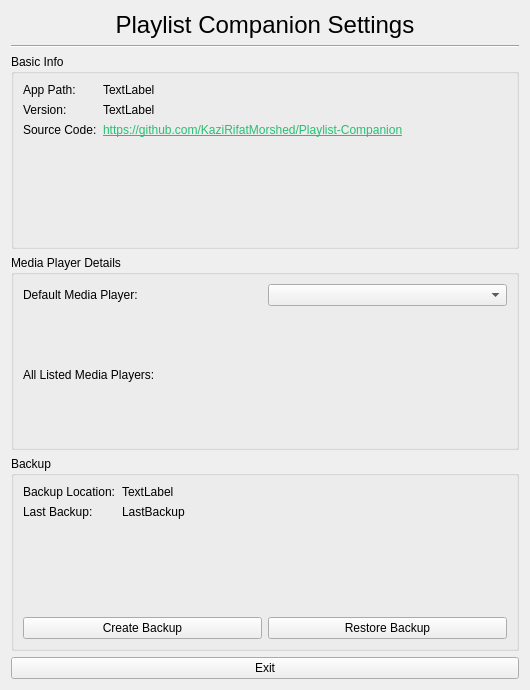
<?xml version="1.0" encoding="UTF-8"?>
<ui version="4.0">
 <class>Settings</class>
 <widget class="QWidget" name="Settings">
  <property name="geometry">
   <rect>
    <x>0</x>
    <y>0</y>
    <width>530</width>
    <height>690</height>
   </rect>
  </property>
  <property name="focusPolicy">
   <enum>Qt::FocusPolicy::StrongFocus</enum>
  </property>
  <property name="windowTitle">
   <string>Settings</string>
  </property>
  <property name="windowIcon">
   <iconset resource="Playlist-Companion_resources.qrc">
    <normaloff>:/logo/logo.svg</normaloff>:/logo/logo.svg</iconset>
  </property>
  <layout class="QVBoxLayout" name="verticalLayout">
   <item>
    <widget class="QLabel" name="label">
     <property name="sizePolicy">
      <sizepolicy hsizetype="Preferred" vsizetype="Fixed">
       <horstretch>0</horstretch>
       <verstretch>0</verstretch>
      </sizepolicy>
     </property>
     <property name="text">
      <string>&lt;html&gt;&lt;head/&gt;&lt;body&gt;&lt;p align=&quot;center&quot;&gt;&lt;span style=&quot; font-size:18pt;&quot;&gt;Playlist Companion Settings&lt;/span&gt;&lt;/p&gt;&lt;/body&gt;&lt;/html&gt;</string>
     </property>
    </widget>
   </item>
   <item>
    <widget class="Line" name="line">
     <property name="orientation">
      <enum>Qt::Orientation::Horizontal</enum>
     </property>
    </widget>
   </item>
   <item>
    <widget class="QGroupBox" name="groupBox_2">
     <property name="title">
      <string>Basic Info</string>
     </property>
     <layout class="QVBoxLayout" name="verticalLayout_2">
      <item>
       <layout class="QFormLayout" name="formLayout">
        <item row="0" column="0">
         <widget class="QLabel" name="label_2">
          <property name="text">
           <string>App Path:</string>
          </property>
         </widget>
        </item>
        <item row="0" column="1">
         <widget class="QLabel" name="appPath">
          <property name="text">
           <string>TextLabel</string>
          </property>
         </widget>
        </item>
        <item row="1" column="0">
         <widget class="QLabel" name="label_3">
          <property name="text">
           <string>Version:</string>
          </property>
         </widget>
        </item>
        <item row="1" column="1">
         <widget class="QLabel" name="version">
          <property name="text">
           <string>TextLabel</string>
          </property>
         </widget>
        </item>
        <item row="2" column="0">
         <widget class="QLabel" name="label_8">
          <property name="text">
           <string>Source Code:</string>
          </property>
         </widget>
        </item>
        <item row="2" column="1">
         <widget class="QLabel" name="label_9">
          <property name="text">
           <string>&lt;html&gt;&lt;head/&gt;&lt;body&gt;&lt;p&gt;&lt;a href=&quot;https://github.com/KaziRifatMorshed/Playlist-Companion&quot;&gt;&lt;span style=&quot; text-decoration: underline; color:#27bf73;&quot;&gt;https://github.com/KaziRifatMorshed/Playlist-Companion&lt;/span&gt;&lt;/a&gt;&lt;/p&gt;&lt;/body&gt;&lt;/html&gt;</string>
          </property>
          <property name="openExternalLinks">
           <bool>true</bool>
          </property>
         </widget>
        </item>
       </layout>
      </item>
     </layout>
    </widget>
   </item>
   <item>
    <widget class="QGroupBox" name="groupBox">
     <property name="title">
      <string>Media Player Details</string>
     </property>
     <layout class="QVBoxLayout" name="verticalLayout_4">
      <item>
       <layout class="QHBoxLayout" name="horizontalLayout">
        <item>
         <widget class="QLabel" name="label_6">
          <property name="text">
           <string>Default Media Player:</string>
          </property>
         </widget>
        </item>
        <item>
         <widget class="QComboBox" name="comboBox"/>
        </item>
       </layout>
      </item>
      <item>
       <widget class="QLabel" name="label_7">
        <property name="text">
         <string>All Listed Media Players:</string>
        </property>
       </widget>
      </item>
     </layout>
    </widget>
   </item>
   <item>
    <widget class="QGroupBox" name="groupBox_3">
     <property name="title">
      <string>Backup</string>
     </property>
     <layout class="QVBoxLayout" name="verticalLayout_3">
      <item>
       <layout class="QFormLayout" name="formLayout_2">
        <item row="0" column="0">
         <widget class="QLabel" name="label_5">
          <property name="text">
           <string>Backup Location:</string>
          </property>
         </widget>
        </item>
        <item row="0" column="1">
         <widget class="QLabel" name="backupLocation">
          <property name="text">
           <string>TextLabel</string>
          </property>
         </widget>
        </item>
        <item row="1" column="0">
         <widget class="QLabel" name="label_4">
          <property name="text">
           <string>Last Backup:</string>
          </property>
         </widget>
        </item>
        <item row="1" column="1">
         <widget class="QLabel" name="lastBackup">
          <property name="text">
           <string>LastBackup</string>
          </property>
         </widget>
        </item>
       </layout>
      </item>
      <item>
       <layout class="QHBoxLayout" name="horizontalLayout_2">
        <item>
         <widget class="QPushButton" name="createBackup">
          <property name="text">
           <string>Create Backup</string>
          </property>
         </widget>
        </item>
        <item>
         <widget class="QPushButton" name="restoreBackup">
          <property name="text">
           <string>Restore Backup</string>
          </property>
         </widget>
        </item>
       </layout>
      </item>
     </layout>
    </widget>
   </item>
   <item>
    <widget class="QPushButton" name="ExitPushButton">
     <property name="text">
      <string>Exit</string>
     </property>
    </widget>
   </item>
  </layout>
 </widget>
 <resources>
  <include location="Playlist-Companion_resources.qrc"/>
 </resources>
 <connections>
  <connection>
   <sender>ExitPushButton</sender>
   <signal>clicked()</signal>
   <receiver>Settings</receiver>
   <slot>close()</slot>
   <hints>
    <hint type="sourcelabel">
     <x>295</x>
     <y>673</y>
    </hint>
    <hint type="destinationlabel">
     <x>329</x>
     <y>711</y>
    </hint>
   </hints>
  </connection>
 </connections>
</ui>
